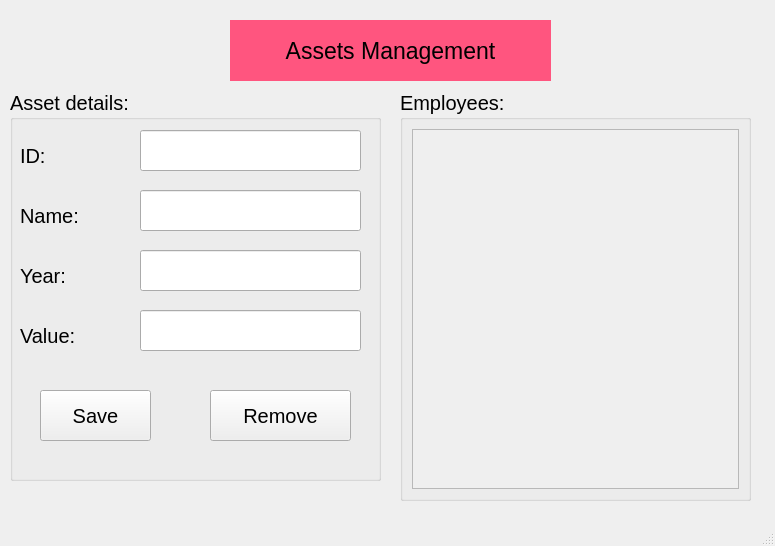
<?xml version="1.0" encoding="UTF-8"?>
<ui version="4.0">
 <class>MainWindow</class>
 <widget class="QMainWindow" name="MainWindow">
  <property name="geometry">
   <rect>
    <x>0</x>
    <y>0</y>
    <width>775</width>
    <height>546</height>
   </rect>
  </property>
  <property name="windowTitle">
   <string>MainWindow</string>
  </property>
  <widget class="QWidget" name="centralwidget">
   <widget class="QLabel" name="label">
    <property name="geometry">
     <rect>
      <x>230</x>
      <y>20</y>
      <width>321</width>
      <height>61</height>
     </rect>
    </property>
    <property name="font">
     <font>
      <pointsize>17</pointsize>
     </font>
    </property>
    <property name="styleSheet">
     <string notr="true">background-color: rgb(255, 85, 127);</string>
    </property>
    <property name="text">
     <string>Assets Management</string>
    </property>
    <property name="alignment">
     <set>Qt::AlignCenter</set>
    </property>
   </widget>
   <widget class="QGroupBox" name="groupBox">
    <property name="geometry">
     <rect>
      <x>10</x>
      <y>90</y>
      <width>371</width>
      <height>391</height>
     </rect>
    </property>
    <property name="font">
     <font>
      <pointsize>15</pointsize>
     </font>
    </property>
    <property name="title">
     <string>Asset details:</string>
    </property>
    <widget class="QLabel" name="label_2">
     <property name="geometry">
      <rect>
       <x>10</x>
       <y>50</y>
       <width>111</width>
       <height>31</height>
      </rect>
     </property>
     <property name="text">
      <string>ID:</string>
     </property>
    </widget>
    <widget class="QLineEdit" name="lineEditID">
     <property name="geometry">
      <rect>
       <x>130</x>
       <y>40</y>
       <width>221</width>
       <height>41</height>
      </rect>
     </property>
    </widget>
    <widget class="QLabel" name="label_3">
     <property name="geometry">
      <rect>
       <x>10</x>
       <y>110</y>
       <width>111</width>
       <height>31</height>
      </rect>
     </property>
     <property name="text">
      <string>Name:</string>
     </property>
    </widget>
    <widget class="QLineEdit" name="lineEditName">
     <property name="geometry">
      <rect>
       <x>130</x>
       <y>100</y>
       <width>221</width>
       <height>41</height>
      </rect>
     </property>
    </widget>
    <widget class="QLabel" name="label_4">
     <property name="geometry">
      <rect>
       <x>10</x>
       <y>170</y>
       <width>111</width>
       <height>31</height>
      </rect>
     </property>
     <property name="text">
      <string>Year:</string>
     </property>
    </widget>
    <widget class="QLineEdit" name="lineEditYear">
     <property name="geometry">
      <rect>
       <x>130</x>
       <y>160</y>
       <width>221</width>
       <height>41</height>
      </rect>
     </property>
    </widget>
    <widget class="QLabel" name="label_5">
     <property name="geometry">
      <rect>
       <x>10</x>
       <y>230</y>
       <width>111</width>
       <height>31</height>
      </rect>
     </property>
     <property name="text">
      <string>Value:</string>
     </property>
    </widget>
    <widget class="QLineEdit" name="lineEditValue">
     <property name="geometry">
      <rect>
       <x>130</x>
       <y>220</y>
       <width>221</width>
       <height>41</height>
      </rect>
     </property>
    </widget>
    <widget class="QPushButton" name="pushButtonSave">
     <property name="geometry">
      <rect>
       <x>30</x>
       <y>300</y>
       <width>111</width>
       <height>51</height>
      </rect>
     </property>
     <property name="text">
      <string>Save</string>
     </property>
    </widget>
    <widget class="QPushButton" name="pushButtonRemove">
     <property name="geometry">
      <rect>
       <x>200</x>
       <y>300</y>
       <width>141</width>
       <height>51</height>
      </rect>
     </property>
     <property name="text">
      <string>Remove</string>
     </property>
    </widget>
   </widget>
   <widget class="QGroupBox" name="groupBox_3">
    <property name="geometry">
     <rect>
      <x>400</x>
      <y>90</y>
      <width>351</width>
      <height>411</height>
     </rect>
    </property>
    <property name="font">
     <font>
      <pointsize>15</pointsize>
     </font>
    </property>
    <property name="title">
     <string>Employees:</string>
    </property>
    <layout class="QVBoxLayout" name="verticalLayout">
     <item>
      <widget class="QScrollArea" name="scrollArea">
       <property name="widgetResizable">
        <bool>true</bool>
       </property>
       <widget class="QWidget" name="scrollAreaWidgetContents">
        <property name="geometry">
         <rect>
          <x>0</x>
          <y>0</y>
          <width>325</width>
          <height>355</height>
         </rect>
        </property>
        <layout class="QVBoxLayout" name="verticalLayout_3">
         <item>
          <layout class="QVBoxLayout" name="verticalLayoutButton"/>
         </item>
        </layout>
       </widget>
      </widget>
     </item>
    </layout>
   </widget>
  </widget>
  <widget class="QMenuBar" name="menubar">
   <property name="geometry">
    <rect>
     <x>0</x>
     <y>0</y>
     <width>775</width>
     <height>26</height>
    </rect>
   </property>
  </widget>
  <widget class="QStatusBar" name="statusbar"/>
 </widget>
 <resources/>
 <connections/>
</ui>
